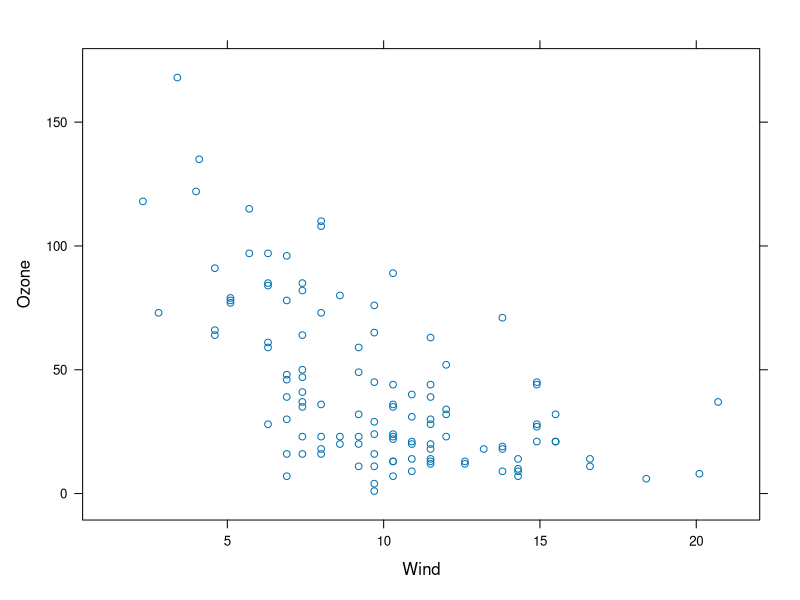
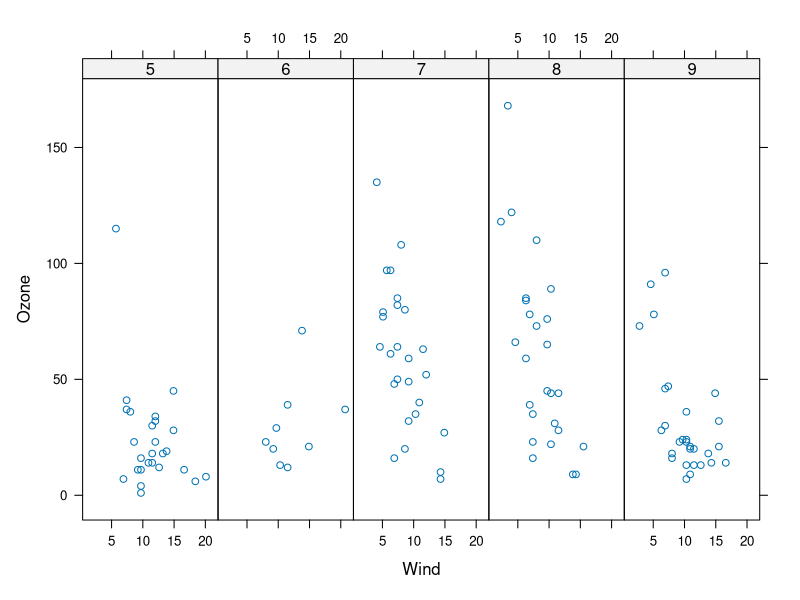
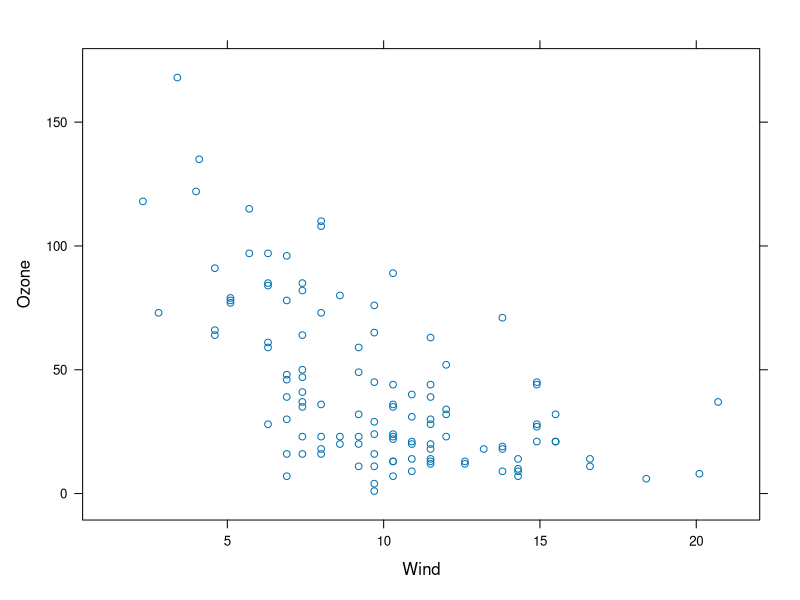
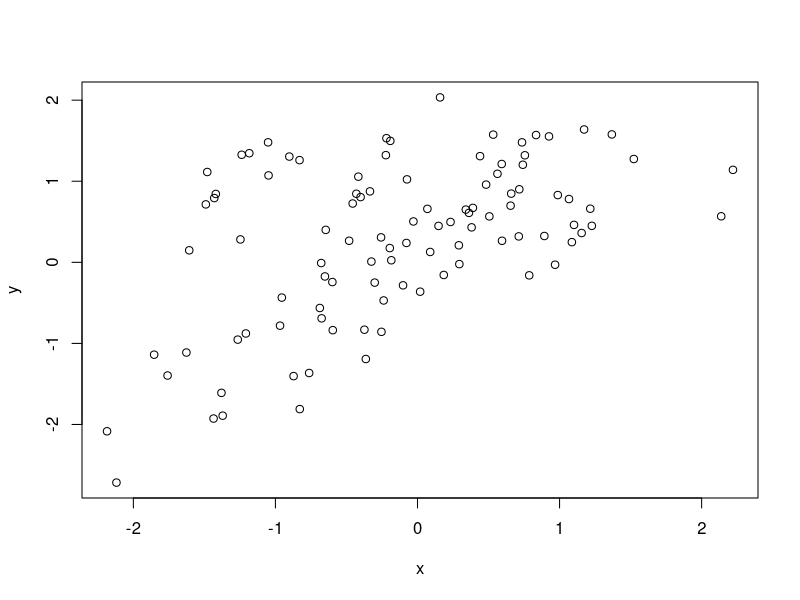
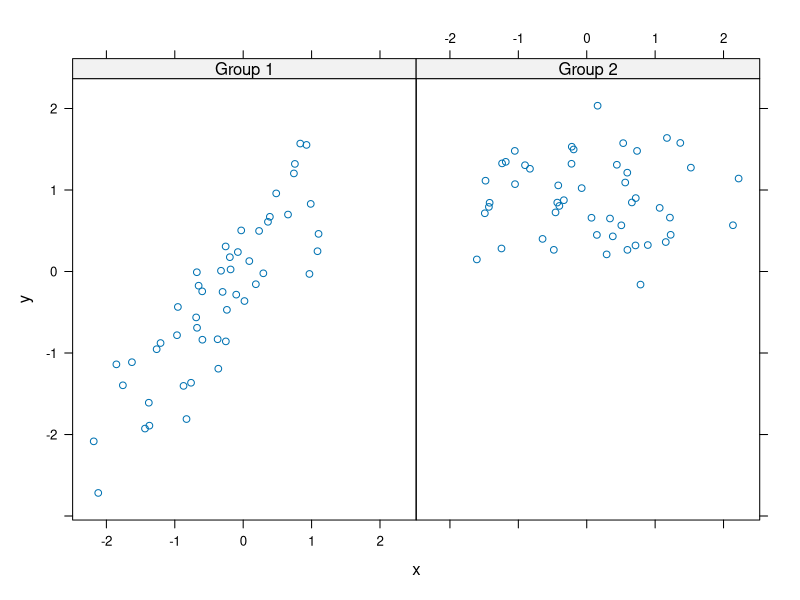
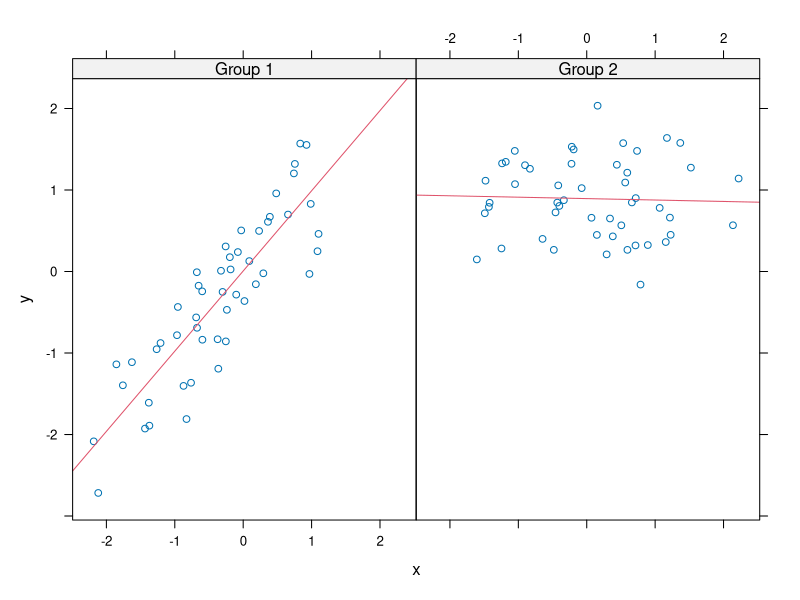
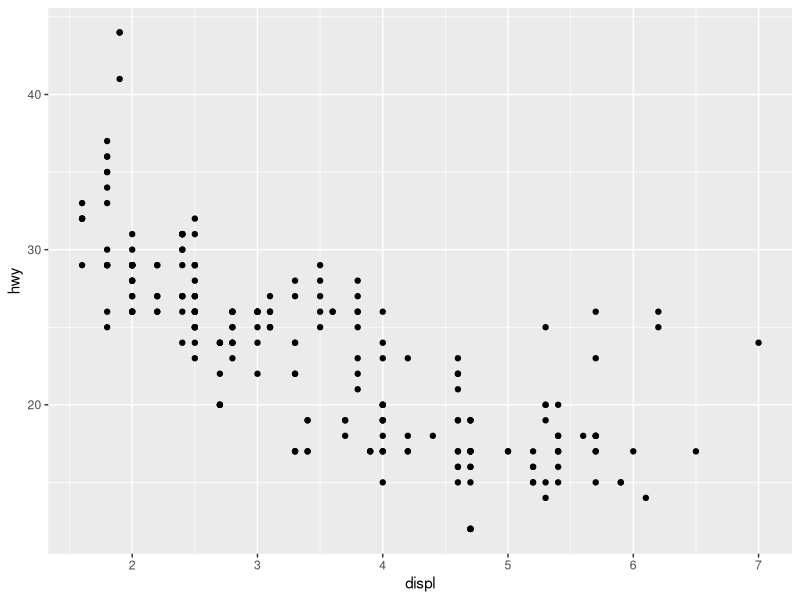
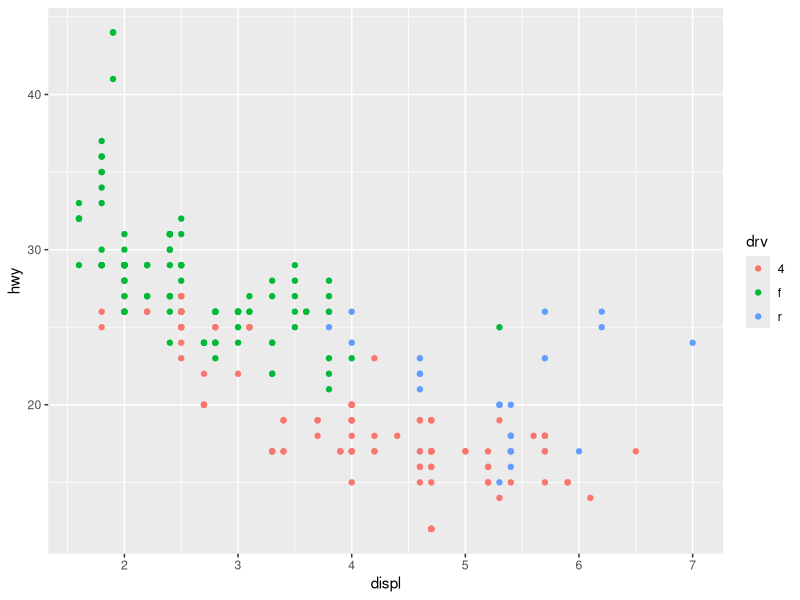

Generate these figures, in order, with R:
rm(list = ls())

## lattice

library(lattice)
library(datasets)

xyplot(Ozone ~ Wind, data = airquality)

# show multiple panels by |
airquality <- transform(airquality, Month = factor(Month))
xyplot(Ozone ~ Wind | Month, data = airquality, layout = c(5,1))

# trellis obj to print plot
p <- xyplot(Ozone ~ Wind, data = airquality) # generate trellis obj
print(p)

# show 2 panels
set.seed(10)
x <- rnorm(100)
f <- rep(0:1, each = 50); f
y <- x + f - f*x + rnorm(100, sd = 0.5); plot(x, y)
f = factor(f, labels = c("Group 1", "Group 2")); f
xyplot(y ~ x |f, layout = c(2,1))


xyplot(y ~ x | f, panel = function(x, y, ...){
        panel.xyplot(x, y, ...)
        panel.lmline(x, y, col = 2)
})


## ggplot2

library(ggplot2)
#library(help="datasets")

str(mpg)

qplot(displ, hwy, data = mpg)
qplot(displ, hwy, data = mpg, color = drv)

# geom
qplot(displ, hwy, data = mpg, geom = c("point", "smooth"))

# fill
qplot(hwy, data = mpg, fill = drv)

# density
qplot(displ, data = mpg, geom = "density")
qplot(displ, data = mpg, geom = "density", color = drv)

# panel and facets
qplot(displ, hwy, data = mpg, facets = .~ drv)

# scatterplot and multiple regression line
qplot(displ, hwy, data = mpg, color = drv)
qplot(displ, hwy, data = mpg, color = drv, geom = c("point", "smooth"), method = "lm")

# scatterplot and panels
qplot(displ, hwy, data = mpg, facets = .~drv, geom = c("point", "smooth"), method = "lm")

qplot(hwy, data = mpg, facets = drv ~., binwidth = 2)
